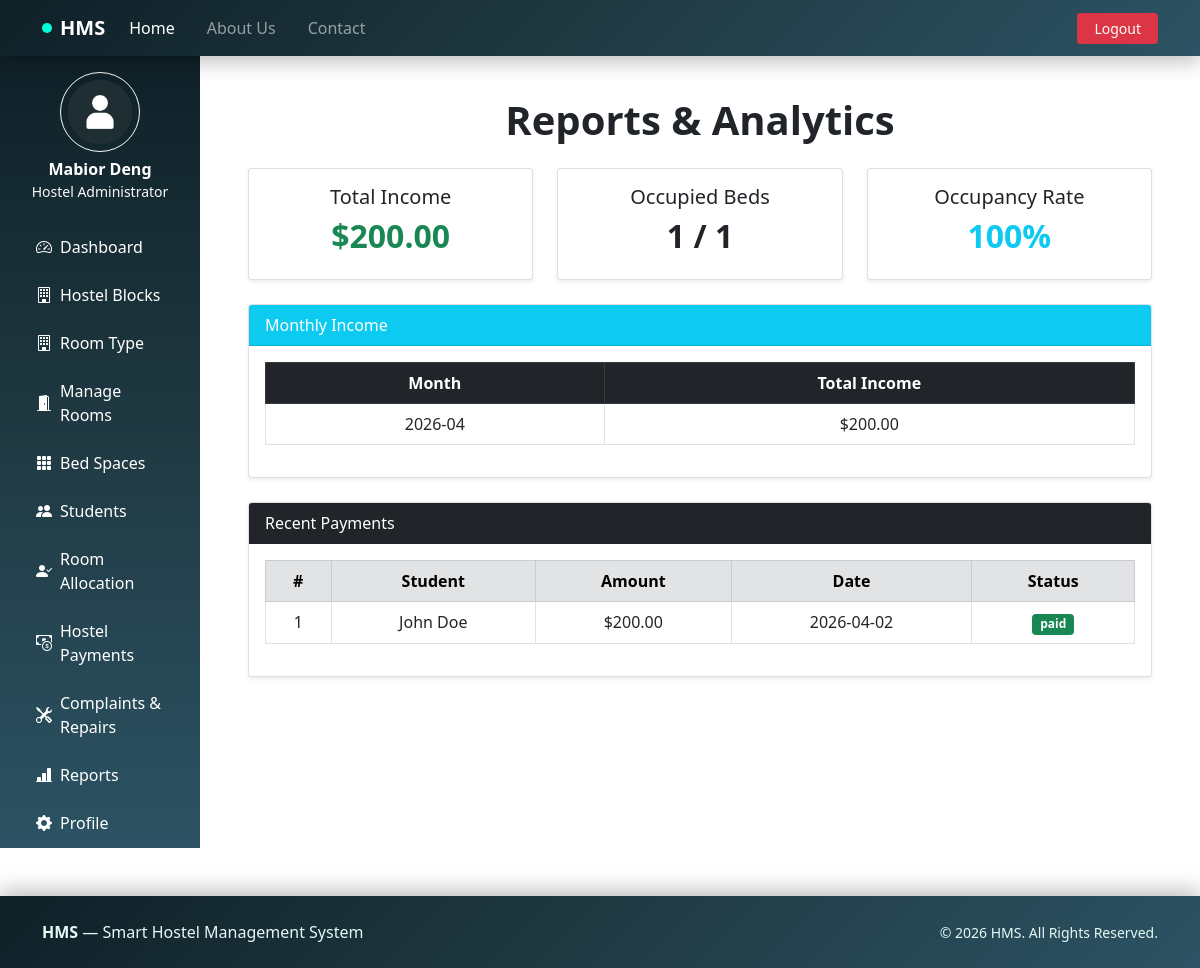
Screenshot of /admin/reports.php (signed in) with the database file from the repository.
### tables this page shows
CREATE TABLE `payments` (
  `id` int(11) UNSIGNED NOT NULL,
  `room_id` int(11) DEFAULT NULL,
  `bed_id` int(11) DEFAULT NULL,
  `allocation_id` int(11) NOT NULL,
  `amount` decimal(10,2) NOT NULL,
  `payment_date` date NOT NULL,
  `status` enum('paid','pending') DEFAULT 'paid',
  `created_at` timestamp NOT NULL DEFAULT current_timestamp(),
  `updated_at` timestamp(6) NOT NULL DEFAULT '0000-00-00 00:00:00.000000'
);

CREATE TABLE `users` (
  `id` int(10) UNSIGNED NOT NULL,
  `full_name` varchar(100) NOT NULL,
  `email` varchar(100) NOT NULL,
  `role` enum('student','admin') NOT NULL DEFAULT 'student',
  `password` varchar(255) NOT NULL,
  `created_at` timestamp NOT NULL DEFAULT current_timestamp(),
  `updated_at` timestamp NOT NULL DEFAULT current_timestamp() ON UPDATE current_timestamp(),
  `account_status` enum('active','inactive') NOT NULL DEFAULT 'active'
);

### admin/reports.php (the view)
<?php
include('includes/dashboardheader.php');
$totalIncomeResult = mysqli_query($conn, "
    SELECT SUM(amount) AS total_income
    FROM payments
    WHERE status = 'paid'
");
$totalIncome = mysqli_fetch_assoc($totalIncomeResult)['total_income'] ?? 0;
$monthlyIncomeResult = mysqli_query($conn, "
    SELECT DATE_FORMAT(payment_date, '%Y-%m') AS month, SUM(amount) AS total
    FROM payments
    WHERE status = 'paid'
    GROUP BY month
    ORDER BY month DESC
");
$totalBeds = mysqli_fetch_assoc(mysqli_query($conn, "SELECT COUNT(*) AS total FROM beds"))['total'];
$occupiedBeds = mysqli_fetch_assoc(mysqli_query($conn, "SELECT COUNT(*) AS total FROM allocations WHERE status='active'"))['total'];
$occupancyRate = $totalBeds > 0 ? round(($occupiedBeds / $totalBeds) * 100, 1) : 0;
$paymentsResult = mysqli_query($conn, "
    SELECT p.*, u.full_name
    FROM payments p
    LEFT JOIN allocations a ON p.allocation_id = a.id
    LEFT JOIN users u ON a.student_id = u.id
    ORDER BY p.payment_date DESC
    LIMIT 10
");
?>
<div class="container-fluid py-4">
    <h1 class="fw-bold text-center mb-4">Reports & Analytics</h1>
    <div class="row g-4 mb-4">
        <div class="col-md-4">
            <div class="card shadow-sm text-center">
                <div class="card-body">
                    <h5>Total Income</h5>
                    <h2 class="fw-bold text-success">$<?= number_format($totalIncome, 2); ?></h2>
                </div>
            </div>
        </div>
        <div class="col-md-4">
            <div class="card shadow-sm text-center">
                <div class="card-body">
                    <h5>Occupied Beds</h5>
                    <h2 class="fw-bold"><?= $occupiedBeds; ?> / <?= $totalBeds; ?></h2>
                </div>
            </div>
        </div>
        <div class="col-md-4">
            <div class="card shadow-sm text-center">
                <div class="card-body">
                    <h5>Occupancy Rate</h5>
                    <h2 class="fw-bold text-info"><?= $occupancyRate; ?>%</h2>
                </div>
            </div>
        </div>
    </div>
    <div class="card shadow-sm mb-4">
        <div class="card-header bg-info text-white">
            Monthly Income
        </div>
        <div class="card-body table-responsive">
            <table class="table table-bordered text-center">
                <thead class="table-dark">
                    <tr>
                        <th>Month</th>
                        <th>Total Income</th>
                    </tr>
                </thead>
                <tbody>
                    <?php if(mysqli_num_rows($monthlyIncomeResult) > 0): ?>
                        <?php while($row = mysqli_fetch_assoc($monthlyIncomeResult)): ?>
                            <tr>
                                <td><?= htmlspecialchars($row['month']); ?></td>
                                <td>$<?= number_format($row['total'], 2); ?></td>
                            </tr>
                        <?php endwhile; ?>
                    <?php else: ?>
                        <tr>
                            <td colspan="2" class="text-muted">No data available.</td>
                        </tr>
                    <?php endif; ?>
                </tbody>
            </table>
        </div>
    </div>
    <div class="card shadow-sm">
        <div class="card-header bg-dark text-white">
            Recent Payments
        </div>
        <div class="card-body table-responsive">
            <table class="table table-hover table-bordered text-center">
                <thead class="table-secondary">
                    <tr>
                        <th>#</th>
                        <th>Student</th>
                        <th>Amount</th>
                        <th>Date</th>
                        <th>Status</th>
                    </tr>
                </thead>
                <tbody>
                    <?php if(mysqli_num_rows($paymentsResult) > 0): ?>
                        <?php $i=1; ?>
                        <?php while($pay = mysqli_fetch_assoc($paymentsResult)): ?>
                            <tr>
                                <td><?= $i++; ?></td>
                                <td><?= htmlspecialchars($pay['full_name'] ?? 'N/A'); ?></td>
                                <td>$<?= number_format($pay['amount'], 2); ?></td>
                                <td><?= htmlspecialchars($pay['payment_date']); ?></td>
                                <td>
                                    <span class="badge bg-<?= $pay['status']=='paid'?'success':'warning'; ?>">
                                        <?= htmlspecialchars($pay['status']); ?>
                                    </span>
                                </td>
                            </tr>
                        <?php endwhile; ?>
                    <?php else: ?>
                        <tr>
                            <td colspan="5" class="text-muted">No payments found.</td>
                        </tr>
                    <?php endif; ?>
                </tbody>
            </table>
        </div>
    </div>
</div>
<?php include('includes/dashboardfooter.php'); ?>

### rows the page displays
payments: users.full_name "John Doe", amount "200.00", payment_date "2026-04-02", status "paid"

### other values shown
$_SESSION['full_name'] "Mabior Deng"
$totalIncome "200.00"
$occupiedBeds "1"
$totalBeds "1"
$occupancyRate "100"
$row['month'] "2026-04"
$row['total'] "200.00"
